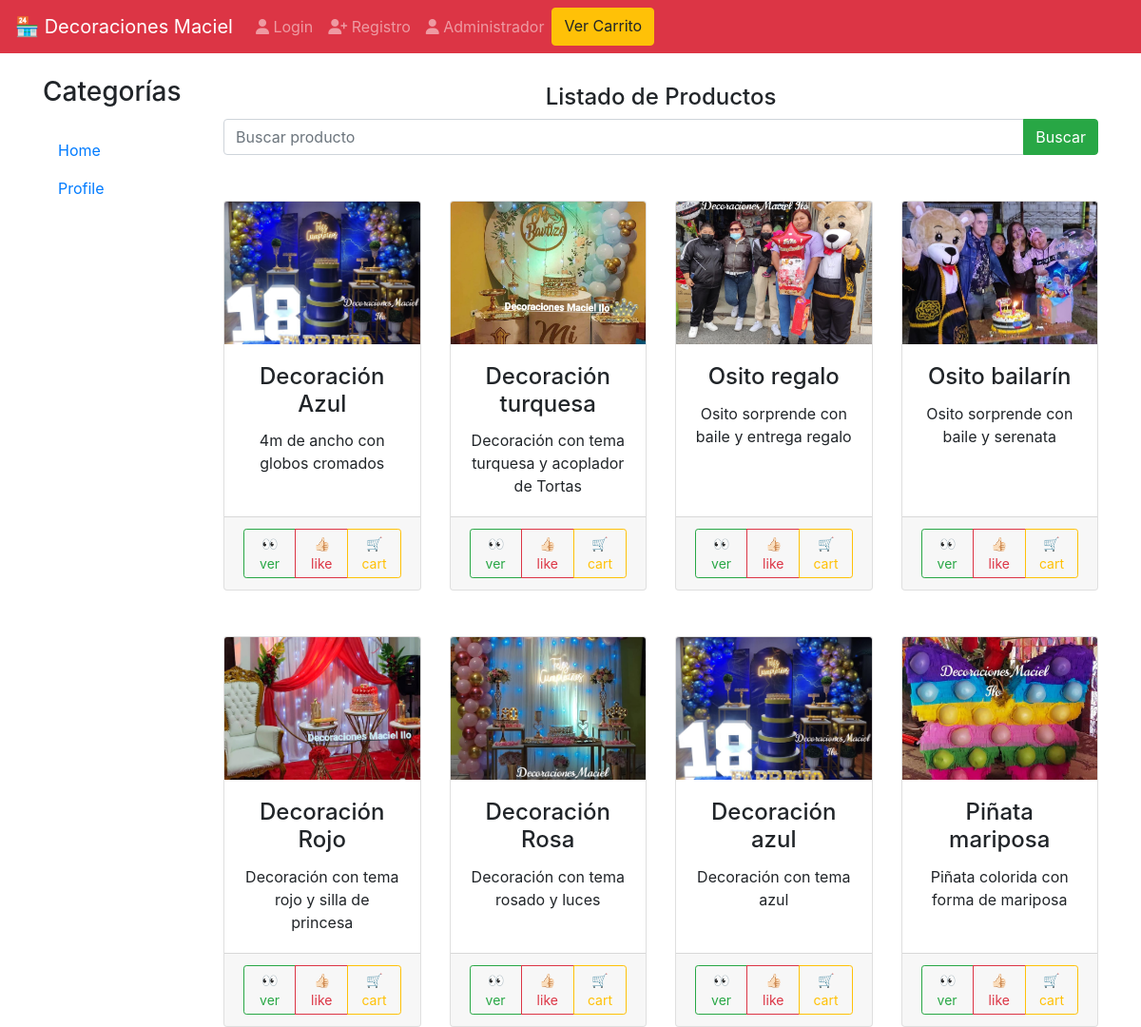
The page / on the database its author committed.
### products/models.py (models this page shows)
class Product(models.Model):
    title = models.CharField(max_length=50)
    description =models.TextField()
    price = models.DecimalField(max_digits=8, decimal_places=2, default=0.0) #12121.58
    slug = models.SlugField(null=False, blank=False, unique=True)
    created_at = models.DateTimeField(auto_now_add=True)
    image = models.ImageField(upload_to='products/', null=False, blank=False)
    def __str__(self):
        return self.title

### products/views.py (the view)
# urls.py: path('', ProductListView.as_view(), name="index"),
class ProductListView(ListView):
    template_name = 'index.html'
    queryset = Product.objects.all().order_by('-id')
    def get_context_data(self, **kwargs):
        context = super().get_context_data(**kwargs)
        context['message'] = 'Listado de Productos'
        print(context)
        context['products'] = context['product_list']
        return context

### templates/index.html (shortened to what this page needs)
{% extends 'base.html'%}
{% block content %}
       {% include 'products/snippets/categories.html' %}
         <div class="col-10">
        <ul class="list-group">
            <br>
       <h4 class="text-center"> {{message}} </h4>
       {% include 'products/snippets/search.html' %}
       {% include 'products/snippets/list.html' %}
        </ul>
    </div>
{% endblock %}
{% load static %}

### templates/base.html (shortened to what this page needs)
<!DOCTYPE html>
<html lang="en">
<head>
    <link rel="stylesheet" href="https://stackpath.bootstrapcdn.com/bootstrap/4.4.1/css/bootstrap.min.css">
</head>
<body>
    {% include 'navbar.html' %}
    <div class="container">
        <div class="row">
            {% block content %}
            {% endblock %}
        </div>
    </div>
</body>
</html>

### templates/navbar.html (shortened to what this page needs)
{% url 'login' as login %}
{% url 'register' as register %}
{% url 'logout' as logout %}
{% url 'carts:cart' as cart %}
<nav class="navbar navbar-expand-lg navbar-dark bg-danger ">
    <a class="navbar-brand" href="{% url 'index'  %}">🏪 Decoraciones Maciel</a>
    <div class="collapse navbar-collapse" id="navbarNavAltMarkup">
      <div class="navbar-nav">
    {% if user.is_authenticated %}
        <a class="nav-item nav-link {% if request.path == logout %}active{% endif %}"" href="{{ logout }}">
            <span class="fas fa-sign-out-alt"></span>
            Logout
        </a>
        <a class="nav-item nav-link {% if request.path == cart %}active{% endif %}" href="{{ cart }}">
          <span class="fas fa-cart-plus"></span>
          Mi Carrito
      </a>
    {% else %}
            <a class="nav-item nav-link {% if request.path == login %}active{% endif %}"" href="{{ login }}">
            <span class="fas fa-user"></span>
            Login
        </a>
        <a class="nav-item nav-link {% if request.path == register %}active{% endif %}" href="{{ register }}">
            <span class="fas fa-user-plus"></span>
            Registro
        </a>
        <a class="nav-item nav-link {% if request.path == register %}active{% endif %}" href="http://127.0.0.1:8000/admin/login/?next=/admin/">
          <span class="fas fa-user"></span>
          Administrador
      </a>
      <a href="{% url 'carts:cart' %}" class="btn btn-warning">Ver Carrito</a>
    {% endif %}
      </div>
    </div>
  </nav>

### products/templates/products/snippets/categories.html
      <div class="col-lg-2">
        <h3 class="my-4">Categorías</h3>
    <div class="nav flex-column nav-pills list-group" id="v-pills-tab" role="tablist" aria-orientation="vertical">
      <a class="nav-link" id="v-pills-home-tab" data-toggle="pill" href="#v-pills-home" role="tab" aria-controls="v-pills-home" aria-selected="false">Home</a>
      <a class="nav-link" id="v-pills-profile-tab" data-toggle="pill" href="#v-pills-profile" role="tab" aria-controls="v-pills-profile" aria-selected="false">Profile</a>
    </div>
      </div>

### products/templates/products/snippets/carousel.html (shortened to what this page needs)
{% load static %}

### products/templates/products/snippets/search.html
<form action="{% url 'products:search' %}">
<div class="input-group">
<input type="text" name="q" value="{{query}}" class="form-control" placeholder="Buscar producto">
<div class="input-group-append">
    <input type="submit" name="" value="Buscar" class="btn btn-success">
</div>
</div>
</form>

### products/templates/products/snippets/list.html
<div class="row">
    {% for object in product_list %}
    <div class="col-3 mt-5">
         {% include 'products/snippets/product.html' with product=object %}
    </div>
     {% endfor %}
    </div>

### products/templates/products/snippets/product.html
{% load static %}
          <div class="card text-center h-100">
            {% if product.image %}
            <img class="card-img-top" src="{{ product.image.url}}" alt="Card image cap" style=" height: 150px; object-fit: cover;">
            {% else %}
            <img class="card-img-top" src="{% static 'images/aimagenot.png' %}" alt="Card image cap" style=" height: 150px; object-fit: cover;">
            {% endif %}
            <div class="card-body">
              <h4 class="card-title">{{product.title}}</h4>
              <p class="card-text"> {{product.description }}</p>
            </div>
            <div class="card-footer">
            <div class="btn-group">
                <a href="{% url 'products:product' product.slug %}" class="btn btn-outline-success btn-sm">
                    👀 ver
                      </a>
                  <a href="{% url 'products:product' product.slug %}" class="btn btn-outline-danger btn-sm ">
                     👍🏻
                     <h7> like</h7>
            </a>
                            <a href="{% url 'products:product' product.slug %}" class="btn btn-outline-warning btn-sm "
                       >
                     🛒cart
            </a>
            </div>
            </div>
          </div>

### rows shown on the page
Product: image (picture), title "Decoración Azul", description "4m de ancho con globos cromados"
Product: image (picture), title "Decoración turquesa", description "Decoración con tema turquesa y acoplador de Tortas"
Product: image (picture), title "Osito regalo", description "Osito sorprende con baile y entrega regalo"
Product: image (picture), title "Osito bailarín", description "Osito sorprende con baile y serenata"
Product: image (picture), title "Decoración Rojo", description "Decoración con tema rojo y silla de princesa"
Product: image (picture), title "Decoración Rosa", description "Decoración con tema rosado y luces"
Product: image (picture), title "Decoración azul", description "Decoración con tema azul"
Product: image (picture), title "Piñata mariposa", description "Piñata colorida con forma de mariposa"

### other values the page prints
{{ message }} "Listado de Productos"
